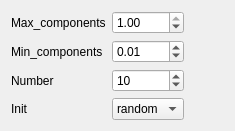
             <widget class="QWidget" name="to_nmf">
              <layout class="QGridLayout" name="gridLayout_21">
               <item row="1" column="0" colspan="2">
                <widget class="QLabel" name="label_label_nmf_mincompnents">
                 <property name="text">
                  <string>Min_components</string>
                 </property>
                </widget>
               </item>
               <item row="3" column="2">
                <widget class="QSpinBox" name="spinBox_nmfnum">
                 <property name="maximum">
                  <number>10000</number>
                 </property>
                 <property name="singleStep">
                  <number>5</number>
                 </property>
                 <property name="value">
                  <number>10</number>
                 </property>
                </widget>
               </item>
               <item row="0" column="3">
                <spacer name="horizontalSpacer_7">
                 <property name="orientation">
                  <enum>Qt::Horizontal</enum>
                 </property>
                 <property name="sizeHint" stdset="0">
                  <size>
                   <width>40</width>
                   <height>20</height>
                  </size>
                 </property>
                </spacer>
               </item>
               <item row="0" column="0" colspan="2">
                <widget class="QLabel" name="label_nmf_maxcompnents">
                 <property name="text">
                  <string>Max_components</string>
                 </property>
                </widget>
               </item>
               <item row="3" column="0">
                <widget class="QLabel" name="label_38">
                 <property name="text">
                  <string>Number</string>
                 </property>
                </widget>
               </item>
               <item row="4" column="0">
                <widget class="QLabel" name="label_nmf_init">
                 <property name="text">
                  <string>Init</string>
                 </property>
                </widget>
               </item>
               <item row="4" column="2">
                <widget class="QComboBox" name="comboBox_2">
                 <item>
                  <property name="text">
                   <string>random</string>
                  </property>
                 </item>
                </widget>
               </item>
               <item row="0" column="2">
                <widget class="QDoubleSpinBox" name="doubleSpinBox_nmf_maxcomponents">
                 <property name="maximum">
                  <double>1.000000000000000</double>
                 </property>
                 <property name="singleStep">
                  <double>0.100000000000000</double>
                 </property>
                 <property name="value">
                  <double>1.000000000000000</double>
                 </property>
                </widget>
               </item>
               <item row="1" column="2">
                <widget class="QDoubleSpinBox" name="doubleSpinBox_nmf_mincompnents">
                 <property name="maximum">
                  <double>1.000000000000000</double>
                 </property>
                 <property name="singleStep">
                  <double>0.100000000000000</double>
                 </property>
                 <property name="value">
                  <double>0.010000000000000</double>
                 </property>
                </widget>
               </item>
              </layout>
             </widget>
